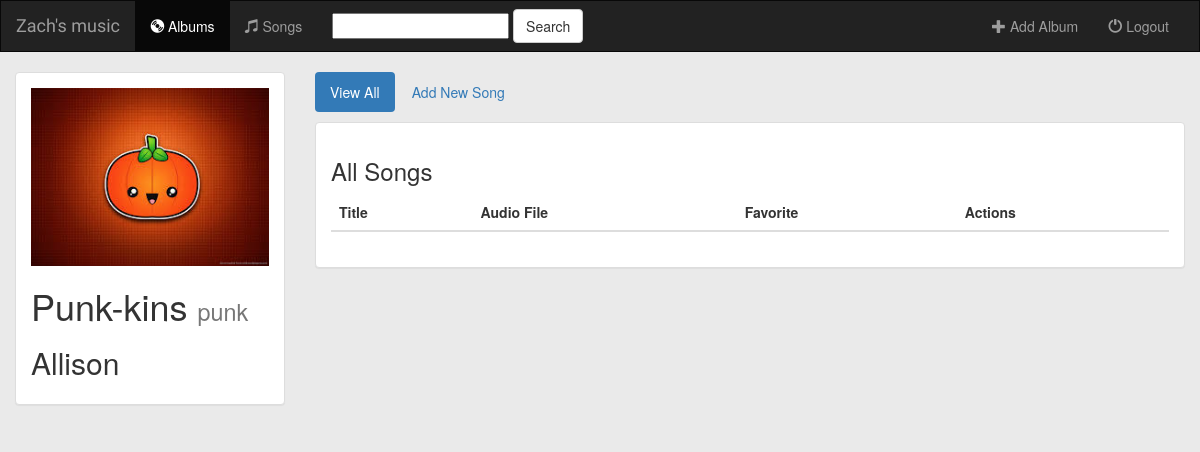
/music/3/, run on the app's committed database.
### music/models.py (models this page shows, shortened)
class Album(models.Model):
    artist = models.CharField(max_length=100)
    album_title = models.CharField(max_length=100)
    genre = models.CharField(max_length=100)
    album_logo = models.FileField()
    def __str__(self):
        return self.album_title + ' - ' + self.artist

### music/views.py (the view)
# urls.py: url(r'^(?P<pk>[0-9]+)/$', views.DetailsView.as_view(), name='detail'),
class DetailsView(generic.DetailView):
    model = Album
    template_name = 'music/detail.html'

### music/templates/music/detail.html (shortened to what this page needs)
{% extends 'music/base.html' %}
{% block body %}
<div class="container-fluid songs-container">
    <div class="row">
        <div class="col-sm-4 col-md-3">
            <div class="panel panel-default">
                <div class="panel-body">
                    <a href="{% url 'music:detail' album.id %}">
                        {% if album.album_logo %}
                            <img src="{{ album.album_logo.url }}" class="img-responsive">
                        {% else %}
                            <h3>No image to display</h3>
                        {% endif %}
                    </a>
                    <h1>{{ album.album_title }} <small>{{ album.genre }}</small></h1>
                    <h2>{{ album.artist }}</h2>
                </div>
            </div>
        </div>
        <div class="col-sm-8 col-md-9">
            <ul class="nav nav-pills" style="margin-bottom: 10px;">
                <li role="presentation" class="active"><a href="{% url 'music:detail' album.id %}">View All</a></li>
                <li role="presentation"><a href="#">Add New Song</a></li>
            </ul>
            <div class="panel panel-default">
                <div class="panel-body">
                    <h3>All Songs</h3>
                    <table class="table">
                        <thead>
                        <tr>
                            <th>Title</th>
                            <th>Audio File</th>
                            <th>Favorite</th>
                            <th>Actions</th>
                        </tr>
                        </thead>
                    </table>
                </div>
            </div>
        </div>
    </div>
</div>
{% endblock %}

### music/static/music/style.css (style rules this page uses)
body { background: #EAEAEA; }

### data on the page
Album: album_logo (picture), album_title "Punk-kins", genre "punk", artist "Allison"
